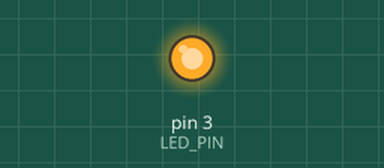
Bench run of a sketch on a simulated Arduino Uno, built with avr-gcc and run on an emulated ATmega328P. Parts: output pins drawn as LEDs (lit = HIGH).

Above: at 0.05 s.
At 0.75 s:
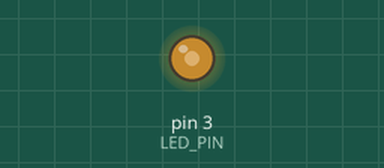
At 1.5 s:
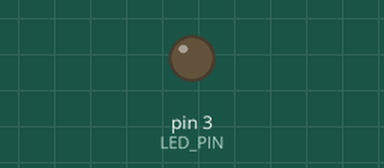
Timing chart, 0 to 3.5 s (numbered marks = the images above):
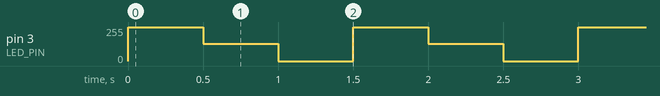

Measured:
- by itself, pin 3 (LED_PIN): repeats every 1.5 s: 128/255 0.50 s, 0/255 0.50 s, 255/255 0.50 s

The sketch:

06.Analog_BlinkDelay_0.5.ino
```cpp
int LED_PIN = 3;
int DELAY = 500;

void setup() {
  // put your setup code here, to run once:
  pinMode(LED_PIN, OUTPUT);
}

void loop() {
  // put your main code here, to run repeatedly:

  analogWrite(LED_PIN, 255);  // 최대 출력 5V (digitalWrite(HIGH)와 동일)
  delay(DELAY);
  analogWrite(LED_PIN, 128);  // 50% 출력 2.5V
  delay(DELAY);
  analogWrite(LED_PIN, 0);  // 최소 출력 0V (digitalWrite(LOW)와 동일)
  delay(DELAY);

}
```
